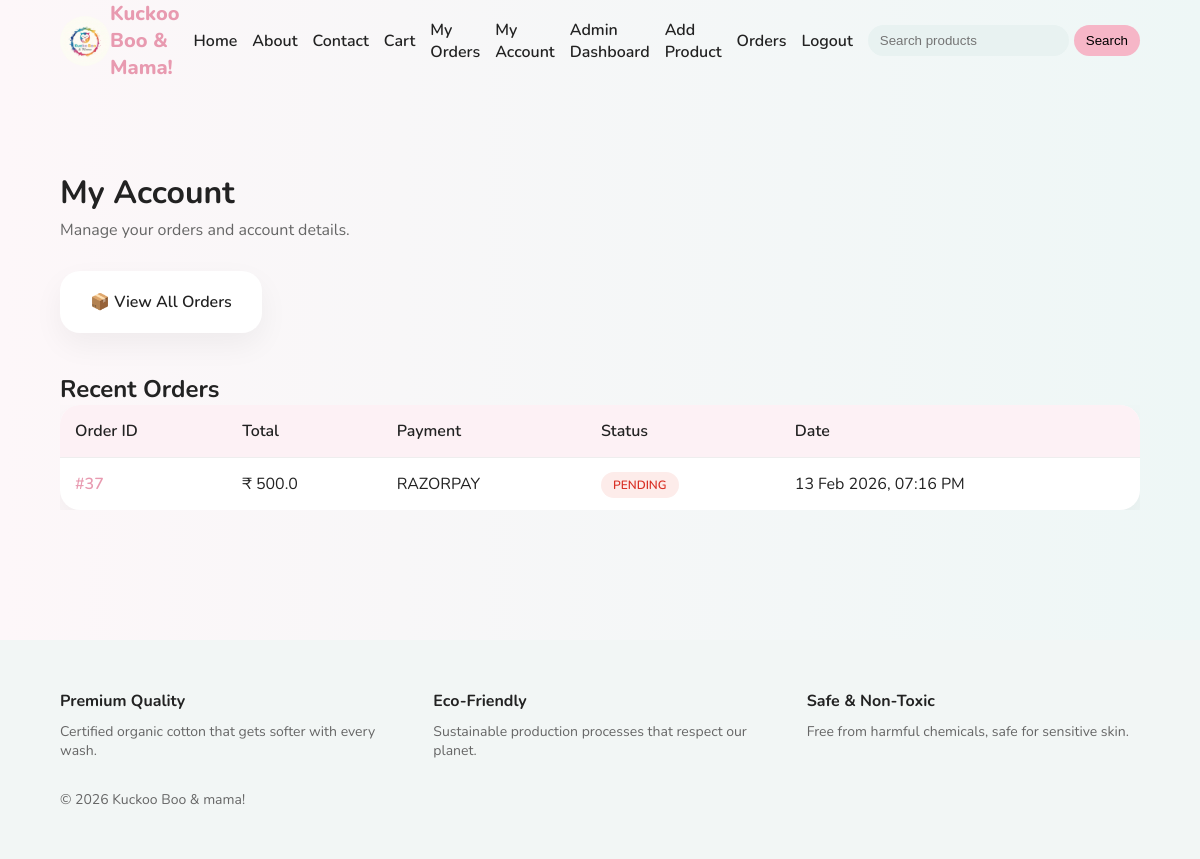
The page /user/dashboard (signed in) on the database as committed earlier.
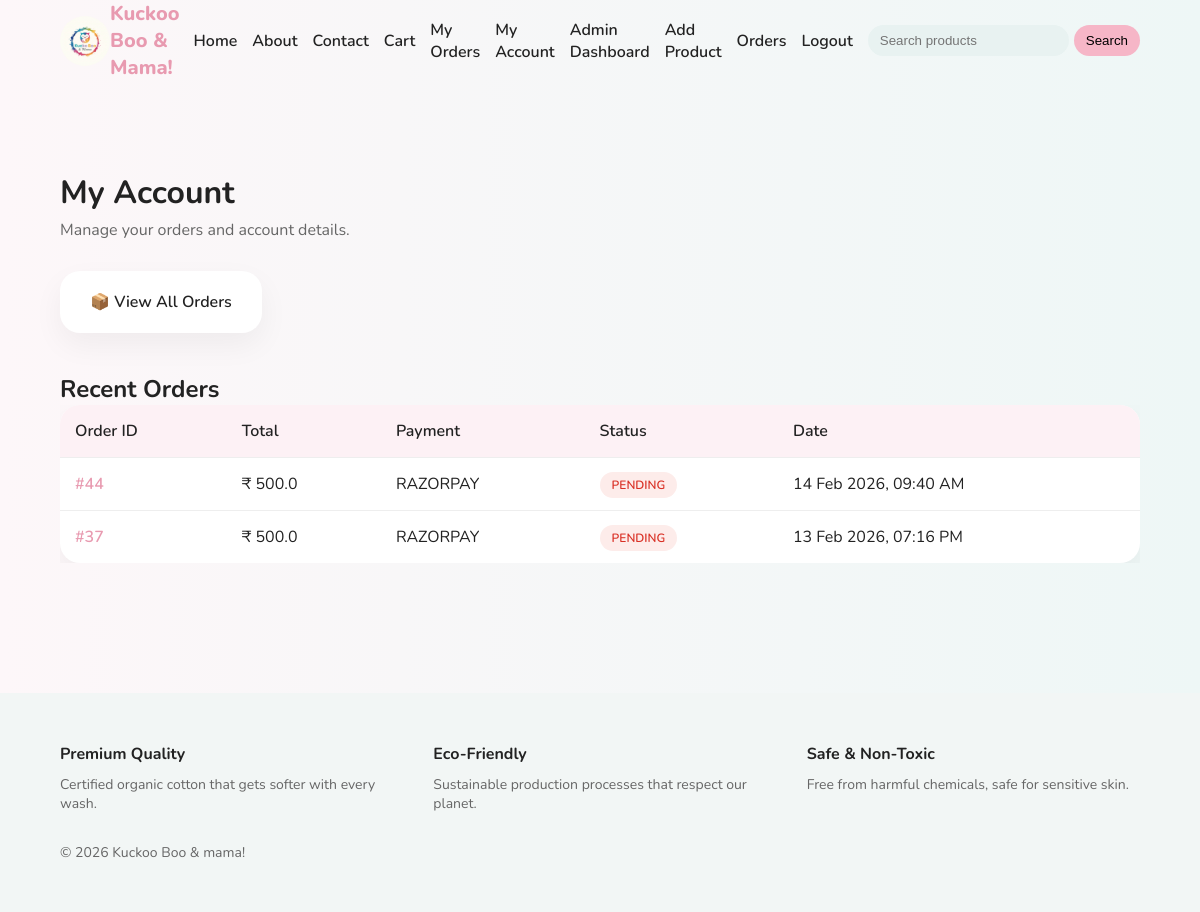
The same page on the database as committed later.
### tables this page shows
CREATE TABLE orders (
        id INTEGER PRIMARY KEY AUTOINCREMENT,
        user_id INTEGER,
        total_amount REAL NOT NULL,
        payment_status TEXT,
        razorpay_order_id TEXT,
        created_at TIMESTAMP DEFAULT CURRENT_TIMESTAMP, payment_method TEXT, order_status TEXT DEFAULT 'PLACED', full_name TEXT, phone TEXT, address TEXT, city TEXT, state TEXT, pincode TEXT, review_reminder_sent INTEGER DEFAULT 0,
        FOREIGN KEY (user_id) REFERENCES users(id)
    );

### routes/user.py (the view)
@user_bp.route("/dashboard")
def dashboard():
    if not session.get("user_id"):
        return redirect(url_for("auth.login"))
    conn = get_db_connection()
    orders = conn.execute(
        """
        SELECT
            id,
            total_amount,
            payment_method,
            payment_status,
            order_status,
            created_at
        FROM orders
        WHERE user_id = ?
        ORDER BY id DESC
        """,
        (session["user_id"],)
    ).fetchall()
    conn.close()
    formatted_orders = []
    for order in orders:
        formatted_orders.append({
            "id": order["id"],
            "total_amount": order["total_amount"],
            "payment_method": order["payment_method"],
            "payment_status": order["payment_status"],
            "order_status": order["order_status"],
            "created_at": datetime.fromtimestamp(
                order["created_at"]
            ).strftime("%d %b %Y, %I:%M %p")
        })
    return render_template(
        "user/dashboard.html",
        orders=formatted_orders
    )

### database/db.py (called while the page is built)
def get_db_connection():
    os.makedirs(os.path.dirname(Config.DATABASE_PATH), exist_ok=True)
    conn = sqlite3.connect(Config.DATABASE_PATH)
    conn.row_factory = sqlite3.Row
    return conn

### templates/user/dashboard.html (shortened to what this page needs)
{% extends "base.html" %}
{% block extra_css %}
<link rel="stylesheet" href="{{ url_for('static', filename='css/dashboard.css') }}">
{% endblock %}
{% block content %}
<section class="dashboard-section">
    <div class="dashboard-header">
        <h1>My Account</h1>
        <p>Manage your orders and account details.</p>
    </div>
    <div class="dashboard-links">
        <a href="{{ url_for('user.my_orders') }}" class="dashboard-card">
            📦 View All Orders
        </a>
    </div>
    <div class="recent-orders">
        <h2>Recent Orders</h2>
        {% if orders %}
        <div class="table-wrapper">
            <table class="orders-table">
                <thead>
                    <tr>
                        <th>Order ID</th>
                        <th>Total</th>
                        <th>Payment</th>
                        <th>Status</th>
                        <th>Date</th>
                    </tr>
                </thead>
                <tbody>
                    {% for order in orders %}
                    <tr>
                        <td>
                            <a href="{{ url_for('user.order_detail', order_id=order.id) }}">
                                #{{ order.id }}
                            </a>
                        </td>
                        <td>₹ {{ order.total_amount }}</td>
                        <td>{{ order.payment_method }}</td>
                        <td>
                            <span class="status-badge
                                {% if order.payment_status == 'PAID' %}
                                    paid
                                {% else %}
                                    pending
                                {% endif %}
                            ">
                                {{ order.payment_status }}
                            </span>
                        </td>
                        <td>{{ order.created_at }}</td>
                    </tr>
                    {% endfor %}
                </tbody>
            </table>
        </div>
        {% else %}
            <p class="no-orders">You have not placed any orders yet.</p>
        {% endif %}
    </div>
</section>
{% endblock %}

Rows that differ between the two databases and show on the page:
added orders: id "44", total_amount "500.0", payment_method "RAZORPAY", payment_status "PENDING", created_at "14 Feb 2026, 09:40 AM"
